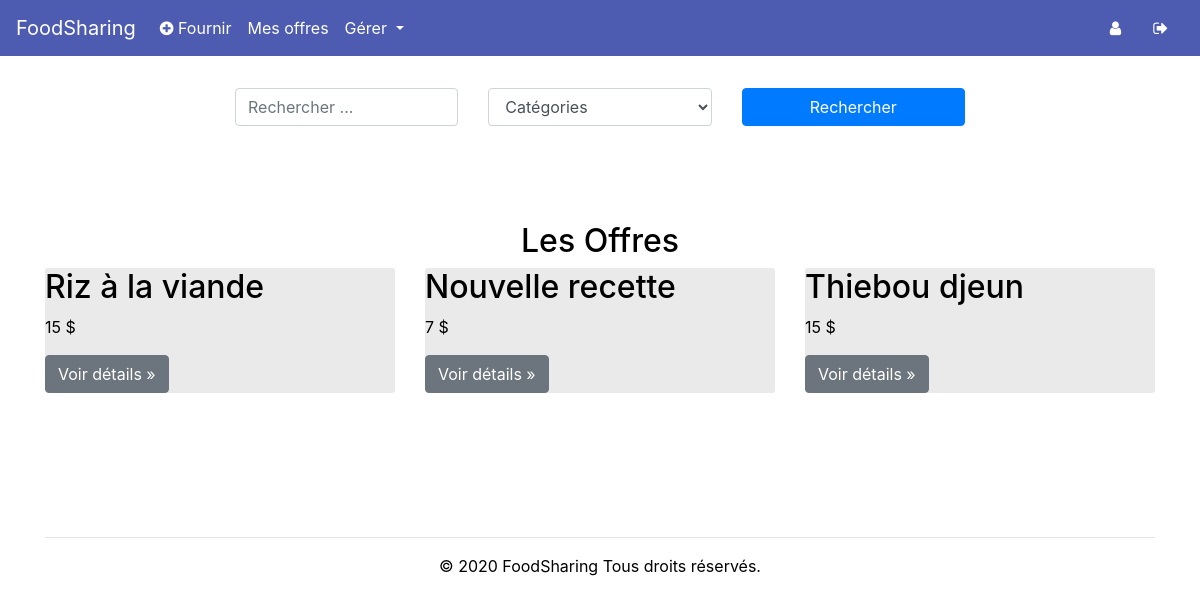
The app's page /admin (signed in) with its own data.
### tables this page shows
CREATE TABLE Offers (
    offer_id INTEGER PRIMARY KEY,
    offer_categorie_id INTEGER,
    offer_user_id INTEGER,
    offer_title varchar(255) NOT NULL,
    offer_description varchar(255) NOT NULL,
    offer_price varchar(255) NOT NULL,
    FOREIGN KEY(offer_categorie_id) REFERENCES Categories(categorie_id),
    FOREIGN KEY(offer_user_id) REFERENCES regularsUsers(user_id)
);

### app.py (the view)
@app.route('/admin')
def home_page_admin():
    if session.get("id") is None:
        return redirect('/')
    else:
        db = Database()
        offers = db.get_all_offers()
        categories = db.get_categories()
        db.disconnect()
        return render_template('home_admin.html', year=now, offers=offers, categories=categories)

### database.py (called while the page is built)
    def get_connection(self):
        if self.connection is None:
            try:
                self.connection = sqlite3.connect('database/users.db')
            except sqlite3.Error as error:
                print("Failed to insert Python variable into sqlite table", error)
        return self.connection

    def disconnect(self):
        if self.connection is not None:
            self.connection.close()

    def get_all_offers(self):
        connect = self.get_connection()
        cur = connect.cursor()
        cur.execute("SELECT * FROM Offers")
        result = cur.fetchall()
        if result is None:
            return None
        else:
            return result

    def get_categories(self):
        connect = self.get_connection()
        cur = connect.cursor()
        cur.execute("SELECT categorie_id, categorie_title FROM Categories ORDER BY categorie_title ASC")
        result = cur.fetchall()
        if result is None:
            return None
        else:
            return result

### templates/home_admin.html (shortened to what this page needs)
<!DOCTYPE html>
 <html class="not-ie no-js" lang="fr">
    <head>
        <link href="https://stackpath.bootstrapcdn.com/bootstrap/4.3.1/css/bootstrap.min.css" rel="stylesheet">
        <link href="/static/css/HomeStyle.css" rel="stylesheet">
        <link rel="stylesheet" href="https://cdnjs.cloudflare.com/ajax/libs/font-awesome/4.7.0/css/font-awesome.min.css">
    </head>
    <body>
            <nav class="navbar navbar-expand-lg navbar-light" style="background-color:#4d5cb1;">
                  <a class="navbar-brand" href="/" style="color:white!important;">FoodSharing</a>
                <div class="collapse navbar-collapse" id="navbarText">
                <ul class="navbar-nav mr-auto">
                  <li class="nav-item">
                    <a class="nav-link" href="/add_offer" style="color:white!important;"><i class="fa fa-plus-circle" aria-hidden="true"></i> Fournir</a>
                  </li>
                  <li class="nav-item">
                    <a class="nav-link" href="/my_offers" style="color:white!important;">Mes offres</a>
                  </li>
                <li class="nav-item">
                    <div class="dropdown show">
                        <a class="nav-link dropdown-toggle" style="color:white!important;" href="#" role="button" id="dropdownMenuLink" data-toggle="dropdown" aria-haspopup="true" aria-expanded="false">
                            Gérer
                        </a>
                    </div>
                  </li>
                </ul>
                <a class="nav-link" href="/profile" style="color:white!important;"><i class="fa fa-user" aria-hidden="true"></i></a>
                <a class="nav-link" href="/disconnect" style="color:white!important;"><i class="fa fa-sign-out" aria-hidden="true"></i></a>
              </div>
            </nav>
            <div class="container">
                <div class="row">
                    <div class="col-md-8" style="margin: 0 auto;">
                        <form style="padding-top: 2rem;" action="/search_results" method="get">
                            <div class="row">
                                <div class="col-md-4">
                                  <input class="form-control" name="search_value" type="text" placeholder="Rechercher ..." aria-label="Search">
                                </div>
                                <div class="col-md-4">
                                    <select class="form-control" name="categorie">
                                        <option value="-1">Catégories</option>
                                    </select>
                                </div>
                                <div class="col-md-4">
                                  <button class="btn btn-primary btn-block search">Rechercher</button>
                                </div>
                            </div>
                        </form>
                    </div>
                </div>
                <div class="row">
                    <div class="col-md-12"><h2 class="text-center" style="
                        padding-top: 6rem;
                        ">Les Offres</h2></div>
                </div>
                <div class="row">
                    {% if offers is defined %}
                        {% for offer_info in offers %}
                            <div class="col-md-4" style="/*margin-right: 3px;*/">
                            <article class="offer_container">
                              <h2>{{ offer_info[3] }}</h2>
                              <p> {{ offer_info[5] }} $</p>
                              <p><a class="btn btn-secondary" href="/offer/{{ offer_info[0] }}" role="button">Voir détails &raquo;</a></p>
                            </article>
                            </div>
                        {% endfor %}
                    {% else %}
                        <div class="col-md-12"><h3 class="text-center" style="color:yellowgreen">Il n'y a pas d'annonces présentement</h3></div>
                    {% endif %}
                </div>
				<div class="text-center footer">
                    <hr/>
		            <p>© {{ year }} FoodSharing Tous droits réservés.</p>
		        </div>
			</div>
    </body>

### static/css/HomeStyle.css (style rules this page uses)
body { background-color: #ffffff; color: black; }
.offer_container { background: #eaeaea; color: black; border-radius: 3px; }
.footer { margin-top:8rem; color:black; }

### records on screen
Offers: offer_title "Riz à la viande", offer_price "15"
Offers: offer_title "Nouvelle recette", offer_price "7"
Offers: offer_title "Thiebou djeun", offer_price "15"

### other values on screen
{{ year }} "2020"
